Frame 1 (no input): blank canvas, image omitted
Frame 60 (no input): blank canvas, image omitted
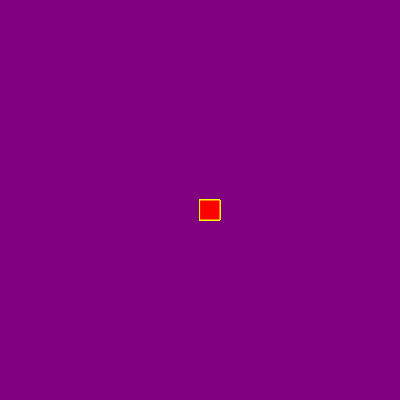
Frame 120 (the mouse pressed at the canvas centre since frame 60)

The p5.js sketch whose frames 1 and 60 were blank and that drew this single picture after the mouse press (run headless with seeded random() and noise() and a simulated clock; from frame 60 on, the mouse is pressed at the canvas centre):

// p5.js sketch
// ── sketch.js
function setup() {
    createCanvas(400, 400);
    background("purple");
  }
  
  function draw() {
    stroke("yellow");
    fill("red");
    
    if(mouseIsPressed) {
      rect(mouseX, mouseY, 20, 20);
    }
  }
